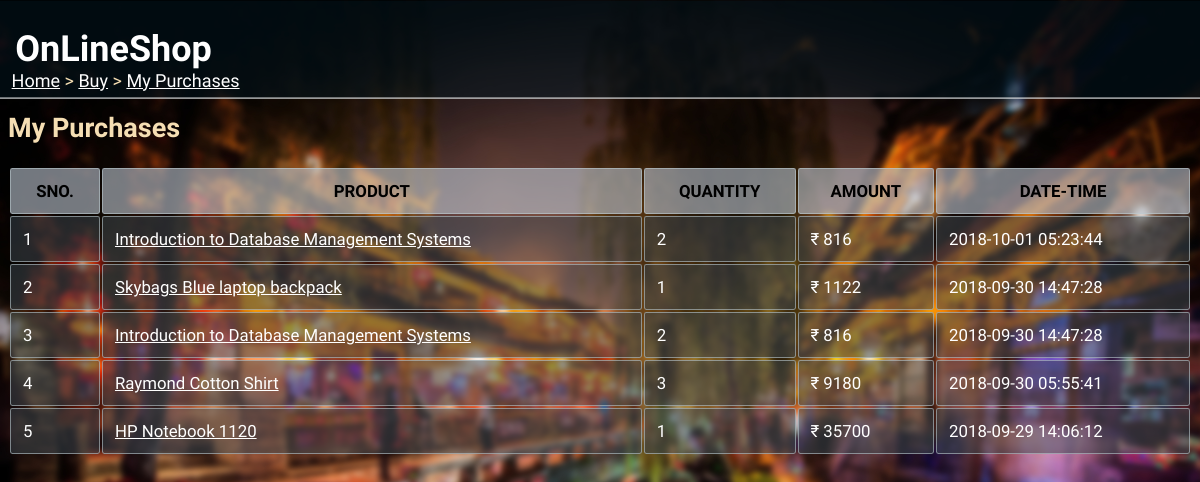
/buy/purchases/ (signed in), run on the app's committed database.
### tables this page shows
CREATE TABLE orders(
orderID varchar(10) PRIMARY KEY,
custID REFERENCES customer(custID),
prodID REFERENCES product(prodID),
quantity integer check(quantity>=1),
date datetime not null,
cost_price decimal(9,2) NOT NULL,
sell_price decimal(9,2) NOT NULL,
status varchar(15) NOT NULL,
CHECK (cost_price < sell_price )
);

CREATE TABLE product(
prodID varchar(10) PRIMARY KEY,
name varchar(30) NOT NULL,
quantity integer CHECK(quantity>=0) NOT NULL,
category varchar(30) NOT NULL ,
cost_price decimal(9,2) NOT NULL,
sell_price decimal(9,2) NOT NULL,
description varchar(100),
sellID varchar(10) REFERENCES seller (sellID),
CHECK (sell_price>cost_price)
);

### __init__.py (the view)
@app.route("/buy/purchases/")
def my_purchases():
    if 'userid' not in session:
        return redirect(url_for('home'))
    if session['type']=="Seller":
        abort(403)
    res = cust_purchases(session['userid'])
    return render_template('my_purchases.html', purchases=res)

### dbaccess.py (called while the page is built)
def cust_purchases(custID):
    conn = sqlite3.connect('onlineshop.db')
    cur = conn.cursor()
    a = cur.execute("""SELECT o.prodID, p.name, o.quantity, o.sell_price, o.date
                       FROM orders o JOIN product p
                       WHERE o.prodID=p.prodID AND o.custID=? AND o.status='RECIEVED'
                       ORDER BY o.date DESC """, (custID,))
    res = [i for i in a]
    conn.close()
    return res

### templates/my_purchases.html (shortened to what this page needs)
<html>
<head>
  <link rel="stylesheet" href="{{url_for('static', filename='main.css')}}">
</head>
<body>
  <div class="sticky">
    <h1>OnLineShop</h1>
  </div>
  <div class="nav">
    <p><a href="/">Home</a> > <a href="/buy">Buy</a> > <a href="">My Purchases</a></p>
  </div>
  <h2>My Purchases</h2>
  {% if purchases|length==0 %}
  <p>You haven't done any purchases yet.</p>
  {% else %}
  <table>
    <tr>
      <th>SNO.</th><th>PRODUCT</th><th>QUANTITY</th><th>AMOUNT</th><th>DATE-TIME</th>
    </tr>
    {% set cnt={'val':1} %}
    {% for i in purchases %}
    <tr>
      <td>{{cnt['val']}}</td><td><a href="/viewproduct/{{i[0]}}">{{i[1]}}</a></td><td>{{i[2]}}</td>
      <td>₹ {{i[3]}}</td><td>{{i[4]}}</td>
    </tr>
    {% endfor %}
  </table>
  {% endif %}
</body>
</html>

### static/main.css (style rules this page uses)
div.sticky { position: -webkit-sticky; position: sticky; top: 0.2px; margin: -0.7vw; background-color: rgba(3, 22, 32, 0.5); color: white; padding: 0.3vw; font-size: 1.5vw; border-bottom: 1px solid white; font-family: 'Acme'; }
div.sticky h1 { padding-left:1vw; }
body { font-family:'K2D'; font-size: 1.5vw; background-image: url('background2.jpg'); background-size: cover; background-repeat: no-repeat; background-attachment: fixed; color: wheat; max-width: 100%; overflow-x: hidden; }
div.nav { position: fixed; display: block; top: 5vw; margin:-0.7vw; padding-left:1vw; border:none; overflow: hidden; }
div.nav a { text-decoration: underline; color: white; }
table { width: 100%; font-size: 1.4vw; }
th { border: 1px solid rgba(187, 203, 207, 0.589); border-radius: 0.2vw; padding: 1vw; text-align: center; background-color: rgba(185, 196, 206, 0.616); color: black; }
td { border: 1px solid rgba(187, 203, 207, 0.589); border-radius: 0.2vw; padding:1vw; text-align: left; background-color: rgba(60, 71, 80, 0.521); color: white; word-wrap: break-word; }
td a { text-decoration: underline; color: white; }
a { text-decoration: underline; color: white; }

### data on the page
orders: val "1", name "Introduction to Database Management Systems", quantity "2", sell_price "816", date "2018-10-01 05:23:44"
orders: val "2", name "Skybags Blue laptop backpack", quantity "1", sell_price "1122", date "2018-09-30 14:47:28"
orders: val "3", name "Introduction to Database Management Systems", quantity "2", sell_price "816", date "2018-09-30 14:47:28"
orders: val "4", name "Raymond Cotton Shirt", quantity "3", sell_price "9180", date "2018-09-30 05:55:41"
orders: val "5", name "HP Notebook 1120", quantity "1", sell_price "35700", date "2018-09-29 14:06:12"
